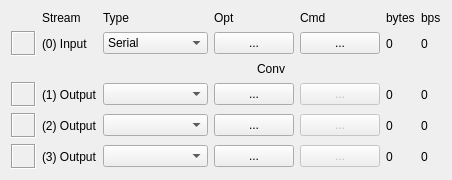
       <widget class="QWidget" name="Panel1" native="true">
        <property name="enabled">
         <bool>true</bool>
        </property>
        <property name="toolTip">
         <string/>
        </property>
        <property name="layoutDirection">
         <enum>Qt::LeftToRight</enum>
        </property>
        <property name="text" stdset="0">
         <string/>
        </property>
        <layout class="QGridLayout" name="gridLayout">
         <item row="0" column="1">
          <widget class="QLabel" name="Label5">
           <property name="enabled">
            <bool>true</bool>
           </property>
           <property name="toolTip">
            <string/>
           </property>
           <property name="text">
            <string>Stream</string>
           </property>
          </widget>
         </item>
         <item row="0" column="2">
          <widget class="QLabel" name="Label3">
           <property name="enabled">
            <bool>true</bool>
           </property>
           <property name="toolTip">
            <string/>
           </property>
           <property name="text">
            <string>Type</string>
           </property>
          </widget>
         </item>
         <item row="0" column="3">
          <widget class="QLabel" name="Label4">
           <property name="enabled">
            <bool>true</bool>
           </property>
           <property name="toolTip">
            <string/>
           </property>
           <property name="text">
            <string>Opt</string>
           </property>
          </widget>
         </item>
         <item row="0" column="5">
          <widget class="QLabel" name="Label1">
           <property name="enabled">
            <bool>true</bool>
           </property>
           <property name="toolTip">
            <string/>
           </property>
           <property name="text">
            <string>Cmd</string>
           </property>
          </widget>
         </item>
         <item row="0" column="6">
          <widget class="QLabel" name="Label6">
           <property name="enabled">
            <bool>true</bool>
           </property>
           <property name="toolTip">
            <string/>
           </property>
           <property name="text">
            <string>bytes</string>
           </property>
          </widget>
         </item>
         <item row="0" column="7">
          <widget class="QLabel" name="Label7">
           <property name="enabled">
            <bool>true</bool>
           </property>
           <property name="toolTip">
            <string/>
           </property>
           <property name="text">
            <string>bps</string>
           </property>
          </widget>
         </item>
         <item row="1" column="0">
          <widget class="QLabel" name="IndInput">
           <property name="enabled">
            <bool>true</bool>
           </property>
           <property name="minimumSize">
            <size>
             <width>25</width>
             <height>25</height>
            </size>
           </property>
           <property name="maximumSize">
            <size>
             <width>25</width>
             <height>25</height>
            </size>
           </property>
           <property name="toolTip">
            <string/>
           </property>
           <property name="layoutDirection">
            <enum>Qt::LeftToRight</enum>
           </property>
           <property name="frameShape">
            <enum>QFrame::Box</enum>
           </property>
           <property name="frameShadow">
            <enum>QFrame::Sunken</enum>
           </property>
           <property name="text">
            <string/>
           </property>
           <property name="alignment">
            <set>Qt::AlignCenter</set>
           </property>
          </widget>
         </item>
         <item row="1" column="1">
          <widget class="QLabel" name="LabelInput">
           <property name="enabled">
            <bool>true</bool>
           </property>
           <property name="palette">
            <palette>
             <active>
              <colorrole role="WindowText">
               <brush brushstyle="SolidPattern">
                <color alpha="255">
                 <red>0</red>
                 <green>0</green>
                 <blue>0</blue>
                </color>
               </brush>
              </colorrole>
             </active>
             <inactive>
              <colorrole role="WindowText">
               <brush brushstyle="SolidPattern">
                <color alpha="255">
                 <red>0</red>
                 <green>0</green>
                 <blue>0</blue>
                </color>
               </brush>
              </colorrole>
             </inactive>
             <disabled>
              <colorrole role="WindowText">
               <brush brushstyle="SolidPattern">
                <color alpha="255">
                 <red>0</red>
                 <green>0</green>
                 <blue>0</blue>
                </color>
               </brush>
              </colorrole>
             </disabled>
            </palette>
           </property>
           <property name="toolTip">
            <string/>
           </property>
           <property name="text">
            <string>(0) Input</string>
           </property>
          </widget>
         </item>
         <item row="1" column="2">
          <widget class="QComboBox" name="Input">
           <property name="enabled">
            <bool>true</bool>
           </property>
           <property name="toolTip">
            <string/>
           </property>
           <item>
            <property name="text">
             <string>Serial</string>
            </property>
           </item>
           <item>
            <property name="text">
             <string>UDP Client</string>
            </property>
           </item>
           <item>
            <property name="text">
             <string>UDP Server</string>
            </property>
           </item>
           <item>
            <property name="text">
             <string>NTRIP Client</string>
            </property>
           </item>
           <item>
            <property name="text">
             <string>File</string>
            </property>
           </item>
           <item>
            <property name="text">
             <string>FTP</string>
            </property>
           </item>
           <item>
            <property name="text">
             <string>HTTP</string>
            </property>
           </item>
           <item>
            <property name="text">
             <string>TCP Client</string>
            </property>
           </item>
           <item>
            <property name="text">
             <string>TCP Server</string>
            </property>
           </item>
          </widget>
         </item>
         <item row="1" column="3" colspan="2">
          <widget class="QPushButton" name="BtnInput">
           <property name="enabled">
            <bool>true</bool>
           </property>
           <property name="toolTip">
            <string/>
           </property>
           <property name="text">
            <string>...</string>
           </property>
           <property name="flat">
            <bool>false</bool>
           </property>
          </widget>
         </item>
         <item row="1" column="5">
          <widget class="QPushButton" name="BtnCmd">
           <property name="enabled">
            <bool>true</bool>
           </property>
           <property name="toolTip">
            <string/>
           </property>
           <property name="text">
            <string>...</string>
           </property>
           <property name="flat">
            <bool>false</bool>
           </property>
          </widget>
         </item>
         <item row="1" column="6">
          <widget class="QLabel" name="InputByte">
           <property name="enabled">
            <bool>true</bool>
           </property>
           <property name="palette">
            <palette>
             <active>
              <colorrole role="WindowText">
               <brush brushstyle="SolidPattern">
                <color alpha="255">
                 <red>0</red>
                 <green>0</green>
                 <blue>0</blue>
                </color>
               </brush>
              </colorrole>
             </active>
             <inactive>
              <colorrole role="WindowText">
               <brush brushstyle="SolidPattern">
                <color alpha="255">
                 <red>0</red>
                 <green>0</green>
                 <blue>0</blue>
                </color>
               </brush>
              </colorrole>
             </inactive>
             <disabled>
              <colorrole role="WindowText">
               <brush brushstyle="SolidPattern">
                <color alpha="255">
                 <red>0</red>
                 <green>0</green>
                 <blue>0</blue>
                </color>
               </brush>
              </colorrole>
             </disabled>
            </palette>
           </property>
           <property name="toolTip">
            <string/>
           </property>
           <property name="text">
            <string>0</string>
           </property>
          </widget>
         </item>
         <item row="1" column="7">
          <widget class="QLabel" name="InputBps">
           <property name="enabled">
            <bool>true</bool>
           </property>
           <property name="palette">
            <palette>
             <active>
              <colorrole role="WindowText">
               <brush brushstyle="SolidPattern">
                <color alpha="255">
                 <red>0</red>
                 <green>0</green>
                 <blue>0</blue>
                </color>
               </brush>
              </colorrole>
             </active>
             <inactive>
              <colorrole role="WindowText">
               <brush brushstyle="SolidPattern">
                <color alpha="255">
                 <red>0</red>
                 <green>0</green>
                 <blue>0</blue>
                </color>
               </brush>
              </colorrole>
             </inactive>
             <disabled>
              <colorrole role="WindowText">
               <brush brushstyle="SolidPattern">
                <color alpha="255">
                 <red>0</red>
                 <green>0</green>
                 <blue>0</blue>
                </color>
               </brush>
              </colorrole>
             </disabled>
            </palette>
           </property>
           <property name="toolTip">
            <string/>
           </property>
           <property name="text">
            <string>0</string>
           </property>
          </widget>
         </item>
         <item row="2" column="4" colspan="2">
          <widget class="QLabel" name="Label2">
           <property name="enabled">
            <bool>true</bool>
           </property>
           <property name="toolTip">
            <string/>
           </property>
           <property name="text">
            <string>Conv</string>
           </property>
          </widget>
         </item>
         <item row="3" column="0">
          <widget class="QLabel" name="IndOutput1">
           <property name="enabled">
            <bool>true</bool>
           </property>
           <property name="minimumSize">
            <size>
             <width>25</width>
             <height>25</height>
            </size>
           </property>
           <property name="maximumSize">
            <size>
             <width>25</width>
             <height>25</height>
            </size>
           </property>
           <property name="toolTip">
            <string/>
           </property>
           <property name="layoutDirection">
            <enum>Qt::LeftToRight</enum>
           </property>
           <property name="frameShape">
            <enum>QFrame::Box</enum>
           </property>
           <property name="frameShadow">
            <enum>QFrame::Sunken</enum>
           </property>
           <property name="text">
            <string/>
           </property>
           <property name="alignment">
            <set>Qt::AlignCenter</set>
           </property>
          </widget>
         </item>
         <item row="3" column="1">
          <widget class="QLabel" name="LabelOutput1">
           <property name="enabled">
            <bool>true</bool>
           </property>
           <property name="palette">
            <palette>
             <active>
              <colorrole role="WindowText">
               <brush brushstyle="SolidPattern">
                <color alpha="255">
                 <red>0</red>
                 <green>0</green>
                 <blue>0</blue>
                </color>
               </brush>
              </colorrole>
             </active>
             <inactive>
              <colorrole role="WindowText">
               <brush brushstyle="SolidPattern">
                <color alpha="255">
                 <red>0</red>
                 <green>0</green>
                 <blue>0</blue>
                </color>
               </brush>
              </colorrole>
             </inactive>
             <disabled>
              <colorrole role="WindowText">
               <brush brushstyle="SolidPattern">
                <color alpha="255">
                 <red>0</red>
                 <green>0</green>
                 <blue>0</blue>
                </color>
               </brush>
              </colorrole>
             </disabled>
            </palette>
           </property>
           <property name="toolTip">
            <string/>
           </property>
           <property name="text">
            <string>(1) Output</string>
           </property>
          </widget>
         </item>
         <item row="3" column="2">
          <widget class="QComboBox" name="Output1">
           <property name="enabled">
            <bool>true</bool>
           </property>
           <property name="toolTip">
            <string/>
           </property>
           <item>
            <property name="text">
             <string/>
            </property>
           </item>
           <item>
            <property name="text">
             <string>Serial</string>
            </property>
           </item>
           <item>
            <property name="text">
             <string>UDP Client</string>
            </property>
           </item>
           <item>
            <property name="text">
             <string>UDP Server</string>
            </property>
           </item>
           <item>
            <property name="text">
             <string>NTRIP Server</string>
            </property>
           </item>
           <item>
            <property name="text">
             <string>File</string>
            </property>
           </item>
           <item>
            <property name="text">
             <string>TCP Client</string>
            </property>
           </item>
           <item>
            <property name="text">
             <string>TCP Server</string>
            </property>
           </item>
          </widget>
         </item>
         <item row="3" column="3" colspan="2">
          <widget class="QPushButton" name="BtnOutput1">
           <property name="enabled">
            <bool>true</bool>
           </property>
           <property name="toolTip">
            <string/>
           </property>
           <property name="text">
            <string>...</string>
           </property>
           <property name="flat">
            <bool>false</bool>
           </property>
          </widget>
         </item>
         <item row="3" column="5">
          <widget class="QPushButton" name="BtnConv1">
           <property name="enabled">
            <bool>false</bool>
           </property>
           <property name="toolTip">
            <string/>
           </property>
           <property name="text">
            <string>...</string>
           </property>
           <property name="flat">
            <bool>false</bool>
           </property>
          </widget>
         </item>
         <item row="3" column="6">
          <widget class="QLabel" name="Output1Byte">
           <property name="enabled">
            <bool>true</bool>
           </property>
           <property name="palette">
            <palette>
             <active>
              <colorrole role="WindowText">
               <brush brushstyle="SolidPattern">
                <color alpha="255">
                 <red>0</red>
                 <green>0</green>
                 <blue>0</blue>
                </color>
               </brush>
              </colorrole>
             </active>
             <inactive>
              <colorrole role="WindowText">
               <brush brushstyle="SolidPattern">
                <color alpha="255">
                 <red>0</red>
                 <green>0</green>
                 <blue>0</blue>
                </color>
               </brush>
              </colorrole>
             </inactive>
             <disabled>
              <colorrole role="WindowText">
               <brush brushstyle="SolidPattern">
                <color alpha="255">
                 <red>0</red>
                 <green>0</green>
                 <blue>0</blue>
                </color>
               </brush>
              </colorrole>
             </disabled>
            </palette>
           </property>
           <property name="toolTip">
            <string/>
           </property>
           <property name="text">
            <string>0</string>
           </property>
          </widget>
         </item>
         <item row="3" column="7">
          <widget class="QLabel" name="Output1Bps">
           <property name="enabled">
            <bool>true</bool>
           </property>
           <property name="palette">
            <palette>
             <active>
              <colorrole role="WindowText">
               <brush brushstyle="SolidPattern">
                <color alpha="255">
                 <red>0</red>
                 <green>0</green>
                 <blue>0</blue>
                </color>
               </brush>
              </colorrole>
             </active>
             <inactive>
              <colorrole role="WindowText">
               <brush brushstyle="SolidPattern">
                <color alpha="255">
                 <red>0</red>
                 <green>0</green>
                 <blue>0</blue>
                </color>
               </brush>
              </colorrole>
             </inactive>
             <disabled>
              <colorrole role="WindowText">
               <brush brushstyle="SolidPattern">
                <color alpha="255">
                 <red>0</red>
                 <green>0</green>
                 <blue>0</blue>
                </color>
               </brush>
              </colorrole>
             </disabled>
            </palette>
           </property>
           <property name="toolTip">
            <string/>
           </property>
           <property name="text">
            <string>0</string>
           </property>
          </widget>
         </item>
         <item row="4" column="0">
          <widget class="QLabel" name="IndOutput2">
           <property name="enabled">
            <bool>true</bool>
           </property>
           <property name="minimumSize">
            <size>
             <width>25</width>
             <height>25</height>
            </size>
           </property>
           <property name="maximumSize">
            <size>
             <width>25</width>
             <height>25</height>
            </size>
           </property>
           <property name="toolTip">
            <string/>
           </property>
           <property name="layoutDirection">
            <enum>Qt::LeftToRight</enum>
           </property>
           <property name="frameShape">
            <enum>QFrame::Box</enum>
           </property>
           <property name="frameShadow">
            <enum>QFrame::Sunken</enum>
           </property>
           <property name="text">
            <string/>
           </property>
           <property name="alignment">
            <set>Qt::AlignCenter</set>
           </property>
          </widget>
         </item>
         <item row="4" column="1">
          <widget class="QLabel" name="LabelOutput2">
           <property name="enabled">
            <bool>true</bool>
           </property>
           <property name="palette">
            <palette>
             <active>
              <colorrole role="WindowText">
               <brush brushstyle="SolidPattern">
                <color alpha="255">
                 <red>0</red>
                 <green>0</green>
                 <blue>0</blue>
                </color>
               </brush>
              </colorrole>
             </active>
             <inactive>
              <colorrole role="WindowText">
               <brush brushstyle="SolidPattern">
                <color alpha="255">
                 <red>0</red>
                 <green>0</green>
                 <blue>0</blue>
                </color>
               </brush>
              </colorrole>
             </inactive>
             <disabled>
              <colorrole role="WindowText">
               <brush brushstyle="SolidPattern">
                <color alpha="255">
                 <red>0</red>
                 <green>0</green>
                 <blue>0</blue>
                </color>
               </brush>
              </colorrole>
             </disabled>
            </palette>
           </property>
           <property name="toolTip">
            <string/>
           </property>
           <property name="text">
            <string>(2) Output</string>
           </property>
          </widget>
         </item>
         <item row="4" column="2">
          <widget class="QComboBox" name="Output2">
           <property name="enabled">
            <bool>true</bool>
           </property>
           <property name="toolTip">
            <string/>
           </property>
           <item>
            <property name="text">
             <string/>
            </property>
           </item>
           <item>
            <property name="text">
             <string>Serial</string>
            </property>
           </item>
           <item>
            <property name="text">
             <string>UDP Client</string>
            </property>
           </item>
           <item>
            <property name="text">
             <string>UDP Server</string>
            </property>
           </item>
           <item>
            <property name="text">
             <string>NTRIP Server</string>
            </property>
           </item>
           <item>
            <property name="text">
             <string>File</string>
            </property>
           </item>
           <item>
            <property name="text">
             <string>TCP Client</string>
            </property>
           </item>
           <item>
            <property name="text">
             <string>TCP Server</string>
            </property>
           </item>
          </widget>
         </item>
         <item row="4" column="3" colspan="2">
          <widget class="QPushButton" name="BtnOutput2">
           <property name="enabled">
            <bool>true</bool>
           </property>
           <property name="toolTip">
            <string/>
           </property>
           <property name="text">
            <string>...</string>
           </property>
           <property name="flat">
            <bool>false</bool>
           </property>
          </widget>
         </item>
         <item row="4" column="5">
          <widget class="QPushButton" name="BtnConv2">
           <property name="enabled">
            <bool>false</bool>
           </property>
           <property name="toolTip">
            <string/>
           </property>
           <property name="text">
            <string>...</string>
           </property>
           <property name="flat">
            <bool>false</bool>
           </property>
          </widget>
         </item>
         <item row="4" column="6">
          <widget class="QLabel" name="Output2Byte">
           <property name="enabled">
            <bool>true</bool>
           </property>
           <property name="palette">
            <palette>
             <active>
              <colorrole role="WindowText">
               <brush brushstyle="SolidPattern">
                <color alpha="255">
                 <red>0</red>
                 <green>0</green>
                 <blue>0</blue>
                </color>
               </brush>
              </colorrole>
             </active>
             <inactive>
              <colorrole role="WindowText">
               <brush brushstyle="SolidPattern">
                <color alpha="255">
                 <red>0</red>
                 <green>0</green>
                 <blue>0</blue>
                </color>
               </brush>
              </colorrole>
             </inactive>
             <disabled>
              <colorrole role="WindowText">
               <brush brushstyle="SolidPattern">
                <color alpha="255">
                 <red>0</red>
                 <green>0</green>
                 <blue>0</blue>
                </color>
               </brush>
              </colorrole>
             </disabled>
            </palette>
           </property>
           <property name="toolTip">
            <string/>
           </property>
           <property name="text">
            <string>0</string>
           </property>
          </widget>
         </item>
         <item row="4" column="7">
          <widget class="QLabel" name="Output2Bps">
           <property name="enabled">
            <bool>true</bool>
           </property>
           <property name="palette">
            <palette>
             <active>
              <colorrole role="WindowText">
               <brush brushstyle="SolidPattern">
                <color alpha="255">
                 <red>0</red>
                 <green>0</green>
                 <blue>0</blue>
                </color>
               </brush>
              </colorrole>
             </active>
             <inactive>
              <colorrole role="WindowText">
               <brush brushstyle="SolidPattern">
                <color alpha="255">
                 <red>0</red>
                 <green>0</green>
                 <blue>0</blue>
                </color>
               </brush>
              </colorrole>
             </inactive>
             <disabled>
              <colorrole role="WindowText">
               <brush brushstyle="SolidPattern">
                <color alpha="255">
                 <red>0</red>
                 <green>0</green>
                 <blue>0</blue>
                </color>
               </brush>
              </colorrole>
             </disabled>
            </palette>
           </property>
           <property name="toolTip">
            <string/>
           </property>
           <property name="text">
            <string>0</string>
           </property>
          </widget>
         </item>
         <item row="5" column="0">
          <widget class="QLabel" name="IndOutput3">
           <property name="enabled">
            <bool>true</bool>
           </property>
           <property name="minimumSize">
            <size>
             <width>25</width>
             <height>25</height>
            </size>
           </property>
           <property name="maximumSize">
            <size>
             <width>25</width>
             <height>25</height>
            </size>
           </property>
           <property name="toolTip">
            <string/>
           </property>
           <property name="layoutDirection">
            <enum>Qt::LeftToRight</enum>
           </property>
           <property name="frameShape">
            <enum>QFrame::Box</enum>
           </property>
           <property name="frameShadow">
            <enum>QFrame::Sunken</enum>
           </property>
           <property name="text">
            <string/>
           </property>
           <property name="alignment">
            <set>Qt::AlignCenter</set>
           </property>
          </widget>
         </item>
         <item row="5" column="1">
          <widget class="QLabel" name="LabelOutput3">
           <property name="enabled">
            <bool>true</bool>
           </property>
           <property name="palette">
            <palette>
             <active>
              <colorrole role="WindowText">
               <brush brushstyle="SolidPattern">
                <color alpha="255">
                 <red>0</red>
                 <green>0</green>
                 <blue>0</blue>
                </color>
               </brush>
              </colorrole>
             </active>
             <inactive>
              <colorrole role="WindowText">
               <brush brushstyle="SolidPattern">
                <color alpha="255">
                 <red>0</red>
                 <green>0</green>
                 <blue>0</blue>
                </color>
               </brush>
              </colorrole>
             </inactive>
             <disabled>
              <colorrole role="WindowText">
               <brush brushstyle="SolidPattern">
                <color alpha="255">
                 <red>0</red>
                 <green>0</green>
                 <blue>0</blue>
                </color>
               </brush>
              </colorrole>
             </disabled>
            </palette>
           </property>
           <property name="toolTip">
            <string/>
           </property>
           <property name="text">
            <string>(3) Output</string>
           </property>
          </widget>
         </item>
         <item row="5" column="2">
          <widget class="QComboBox" name="Output3">
           <property name="enabled">
            <bool>true</bool>
           </property>
           <property name="toolTip">
            <string/>
           </property>
           <item>
            <property name="text">
             <string/>
            </property>
           </item>
           <item>
            <property name="text">
             <string>Serial</string>
            </property>
           </item>
           <item>
            <property name="text">
             <string>UDP Client</string>
            </property>
           </item>
           <item>
            <property name="text">
             <string>UDP Server</string>
            </property>
           </item>
           <item>
            <property name="text">
             <string>NTRIP Server</string>
            </property>
           </item>
           <item>
            <property name="text">
             <string>File</string>
            </property>
           </item>
           <item>
            <property name="text">
             <string>TCP Client</string>
            </property>
           </item>
           <item>
            <property name="text">
             <string>TCP Server</string>
            </property>
           </item>
          </widget>
         </item>
         <item row="5" column="3" colspan="2">
          <widget class="QPushButton" name="BtnOutput3">
           <property name="enabled">
            <bool>true</bool>
           </property>
           <property name="toolTip">
            <string/>
           </property>
           <property name="text">
            <string>...</string>
           </property>
           <property name="flat">
            <bool>false</bool>
           </property>
          </widget>
         </item>
         <item row="5" column="5">
          <widget class="QPushButton" name="BtnConv3">
           <property name="enabled">
            <bool>false</bool>
           </property>
           <property name="toolTip">
            <string/>
           </property>
           <property name="text">
            <string>...</string>
           </property>
           <property name="flat">
            <bool>false</bool>
           </property>
          </widget>
         </item>
         <item row="5" column="6">
          <widget class="QLabel" name="Output3Byte">
           <property name="enabled">
            <bool>true</bool>
           </property>
           <property name="palette">
            <palette>
             <active>
              <colorrole role="WindowText">
               <brush brushstyle="SolidPattern">
                <color alpha="255">
                 <red>0</red>
                 <green>0</green>
                 <blue>0</blue>
                </color>
               </brush>
              </colorrole>
             </active>
             <inactive>
              <colorrole role="WindowText">
               <brush brushstyle="SolidPattern">
                <color alpha="255">
                 <red>0</red>
                 <green>0</green>
                 <blue>0</blue>
                </color>
               </brush>
              </colorrole>
             </inactive>
             <disabled>
              <colorrole role="WindowText">
               <brush brushstyle="SolidPattern">
                <color alpha="255">
                 <red>0</red>
                 <green>0</green>
                 <blue>0</blue>
                </color>
               </brush>
              </colorrole>
             </disabled>
            </palette>
           </property>
           <property name="toolTip">
            <string/>
           </property>
           <property name="text">
            <string>0</string>
           </property>
          </widget>
         </item>
         <item row="5" column="7">
          <widget class="QLabel" name="Output3Bps">
           <property name="enabled">
            <bool>true</bool>
           </property>
           <property name="palette">
            <palette>
             <active>
              <colorrole role="WindowText">
               <brush brushstyle="SolidPattern">
                <color alpha="255">
                 <red>0</red>
                 <green>0</green>
                 <blue>0</blue>
                </color>
               </brush>
              </colorrole>
             </active>
             <inactive>
              <colorrole role="WindowText">
               <brush brushstyle="SolidPattern">
                <color alpha="255">
                 <red>0</red>
                 <green>0</green>
                 <blue>0</blue>
                </color>
               </brush>
              </colorrole>
             </inactive>
             <disabled>
              <colorrole role="WindowText">
               <brush brushstyle="SolidPattern">
                <color alpha="255">
                 <red>0</red>
                 <green>0</green>
                 <blue>0</blue>
                </color>
               </brush>
              </colorrole>
             </disabled>
            </palette>
           </property>
           <property name="toolTip">
            <string/>
           </property>
           <property name="text">
            <string>0</string>
           </property>
          </widget>
         </item>
        </layout>
       </widget>
